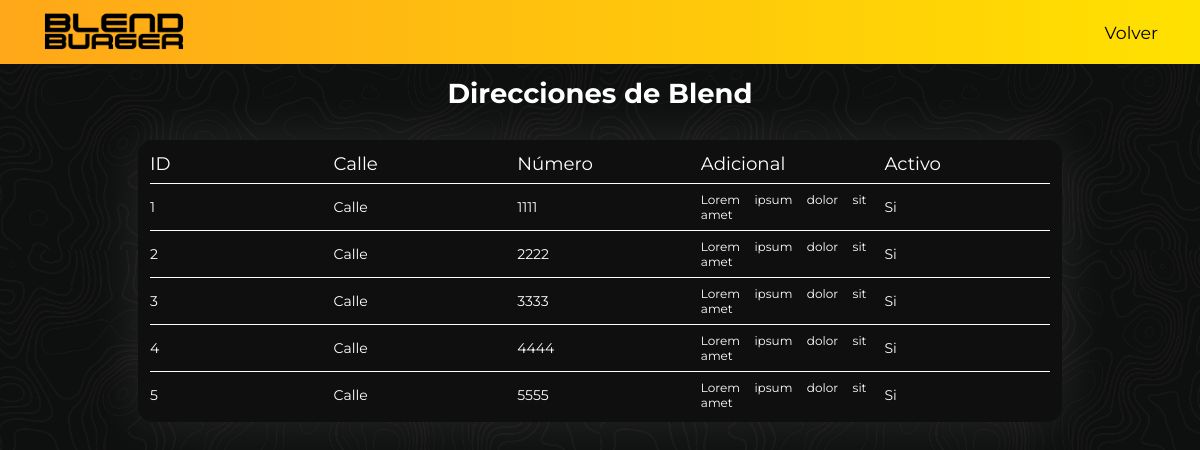
Screenshot of /pages/directions_view.php?id=1 (signed in) with the database file from the repository.
### tables this page shows
CREATE TABLE `users` (
  `id_usuario` int(100) NOT NULL,
  `correo` varchar(100) NOT NULL,
  `contra` varchar(255) NOT NULL,
  `nombre` varchar(100) NOT NULL,
  `apellido` varchar(100) NOT NULL,
  `telefono` bigint(10) NOT NULL,
  `rol` varchar(100) NOT NULL DEFAULT 'Cliente',
  `baneado` int(1) NOT NULL DEFAULT 0,
  `blendpoints` int(100) NOT NULL,
  `created_at` date NOT NULL DEFAULT current_timestamp(),
  `imagen` varchar(255) NOT NULL
);

CREATE TABLE `direcciones` (
  `id_direccion` int(200) NOT NULL,
  `id_usuario` int(100) NOT NULL,
  `calle` varchar(100) NOT NULL,
  `numero` varchar(30) NOT NULL,
  `adicional` varchar(100) NOT NULL,
  `activo` int(1) NOT NULL DEFAULT 1
);

### pages/directions_view.php (the view, shortened to what this page needs)
<?php
require_once 'role_verify.php';
$id = $_GET['id'] ?? null;
$stmt = $pdo->prepare("SELECT * FROM direcciones WHERE id_usuario = :id_usuario");
$stmt->execute([
    ":id_usuario" => $id
]);
$directions = $stmt->fetchAll(PDO::FETCH_ASSOC);
$stmt2 = $pdo->prepare("SELECT nombre, apellido FROM users WHERE id_usuario = :id_usuario");
$stmt2->execute([
    ":id_usuario" => $id
]);
$user = $stmt2->fetch();
?>
<head>
    <link href="style.css" rel="stylesheet">
</head>
<body>
    <header>
        <a href="main.php"><img class ="logo" src="../images/logo.png"></a>
        <a href="user.php?id=<?php echo $id; ?>"><span class="uitext">Volver</span></a>
    </header>
    <span class="edit-title">Direcciones de <?php echo htmlspecialchars($user['nombre'], ENT_QUOTES, 'UTF-8'); ?></span>
    <div class="directions-view">
        <div class="direction">
            <span class="directions-main-text">ID</span>
            <span class="directions-main-text">Calle</span>
            <span class="directions-main-text">Número</span>
            <span class="directions-main-text">Adicional</span>
            <span class="directions-main-text">Activo</span>
        </div>
        <?php
        foreach ($directions as $direction) {
            if ($direction['activo'] == 1) {
                $active = "Si";
            } else {
                $active = "No";
            }
            echo '<hr class="direction-hr">';
            echo '<div class="direction">';
            echo '<span class="directions-view-text">'.htmlspecialchars($direction['id_direccion'], ENT_QUOTES, 'UTF-8').'</span>';
            echo '<span class="directions-view-text">'.htmlspecialchars($direction['calle'], ENT_QUOTES, 'UTF-8').'</span>';
            echo '<span class="directions-view-text">'.htmlspecialchars($direction['numero'], ENT_QUOTES, 'UTF-8').'</span>';
            echo '<span class="directions-view-description">'.htmlspecialchars($direction['adicional'], ENT_QUOTES, 'UTF-8').'</span>';
            echo '<span class="directions-view-text">'.$active.'</span>';
            echo '</div>';
        }
        ?>
    </div>
</body>

### pages/style.css (style rules this page uses)
header { width: 100%; height: 8vh; box-sizing: border-box; padding: 1% 3.5% 1% 3.5%; display: flex; justify-content: space-between; align-items: center; background: linear-gradient(90deg, rgba(255, 167, 25, 1) 0%, rgba(255, 225, 0, 1) 100%); }
.uitext { color: black; font-family: "Montserrat", sans-serif; font-size: clamp(16px, 0.65vw + 0.6rem, 32px); }
a { text-decoration: none; color: inherit; }
header a { height: 100%; display: flex; align-items: center; }
body { margin: 0; min-height: 100vh; background: #0f0f0f; -ms-overflow-style: none; scrollbar-width: none; }
.logo { height: clamp(4rem, 14vw, 9rem); width: auto; }
body::before { content: ""; position: fixed; top: 0; left: 0; right: 0; bottom: 0; background: url("../images/background.jpg") fixed; background-repeat: repeat; background-size: 50%; opacity: 0.05; z-index: -1; }
.direction { display: grid; align-items: center; grid-template-columns: repeat(auto-fit, minmax(1vw, 1fr)); gap: 2%; }
.edit-title { display: flex; justify-content: center; margin: 1%; color: white; font-family: "Montserrat", sans-serif; font-size: clamp(24px, 1.35vw + 0.7rem, 52px); font-weight: bold; }
.directions-view { background-color: #0f0f0f; box-shadow: 0 0 55px rgba(255, 255, 255, 0.1); border-radius: 15px; padding: 1%; width: 75%; display: flex; flex-direction: column; gap: 5%; justify-self: center; margin-top: 2.5%; }
.direction-hr { width: 100%; height: 1px; background-color: white; border: none; }
.directions-main-text { color: white; font-family: "Montserrat", sans-serif; font-size: clamp(16px, 0.65vw + 0.65rem, 38px); display: -webkit-box; -webkit-box-orient: vertical; -webkit-line-clamp: 1; overflow: hidden; }
.directions-view-text { color: white; font-family: "Montserrat", sans-serif; font-size: clamp(14px, 0.5vw + 0.5rem, 32px); text-align: justify; }
.directions-view-description { color: white; font-family: "Montserrat", sans-serif; font-size: clamp(12px, 0.4vw + 0.4rem, 28px); text-align: justify; }

### rows the page displays
users: nombre "Blend"
direcciones: id_direccion "1", calle "Calle", numero "1111", adicional "Lorem ipsum dolor sit amet", activo "Si"
direcciones: id_direccion "2", calle "Calle", numero "2222", adicional "Lorem ipsum dolor sit amet", activo "Si"
direcciones: id_direccion "3", calle "Calle", numero "3333", adicional "Lorem ipsum dolor sit amet", activo "Si"
direcciones: id_direccion "4", calle "Calle", numero "4444", adicional "Lorem ipsum dolor sit amet", activo "Si"
direcciones: id_direccion "5", calle "Calle", numero "5555", adicional "Lorem ipsum dolor sit amet", activo "Si"
